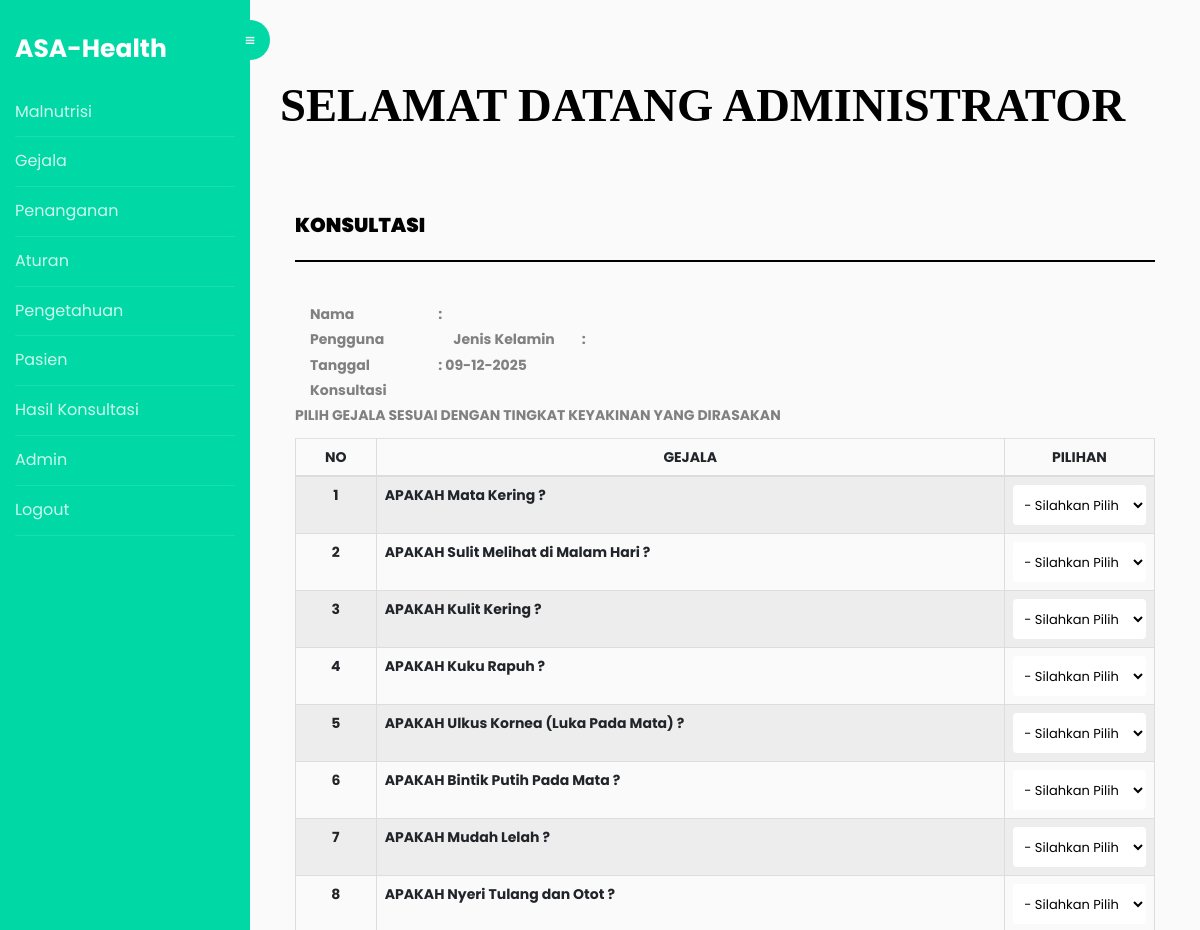
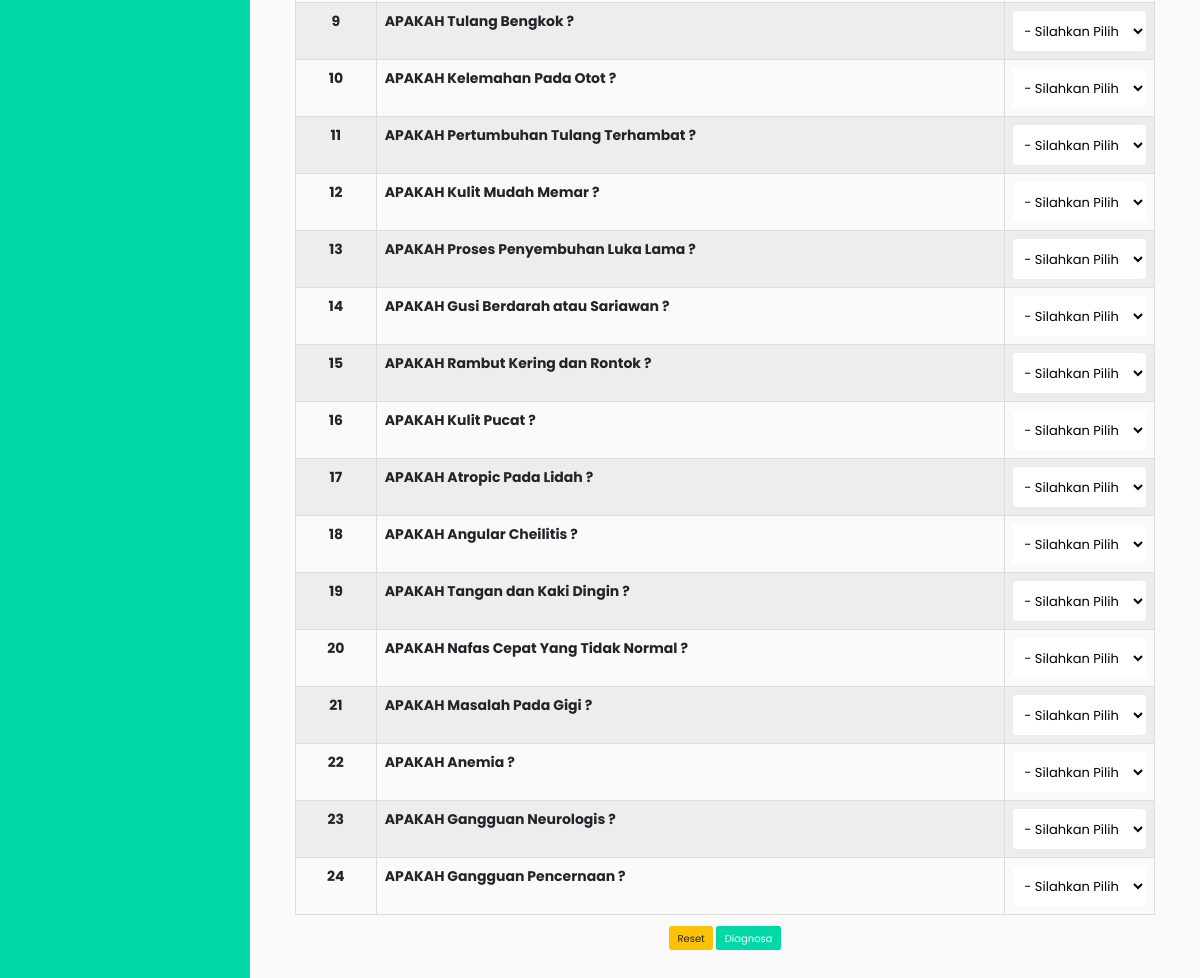
The page /home.php?page=diagnosa (signed in) on the database its author committed (2 pictures, top to bottom).
### tables this page shows
CREATE TABLE `gejala` (
  `id_gejala` int(11) NOT NULL,
  `kode` varchar(10) NOT NULL,
  `nama_gejala` varchar(100) NOT NULL
);

### diagnosa.php (the view, shortened to what this page needs)
	<div class="content-wrapper">
        <div class="container">
            <div class="row">
                <div class="col-md-12">
                    <h4 class="page-head-line">KONSULTASI</h4>
                </div>
            </div>
<?php
$list_gejala = '';
$no = 0;
$q = mysqli_query($koneksi, "select * from gejala order by kode");
if (mysqli_num_rows($q) > 0) {
	while ($h = mysqli_fetch_array($q)) {
        $id_gejala = $h['id_gejala'];
		?>
<?php
$no++;
	$list_gejala .= '
		  <tr>
			<td style="text-align:center;" width="30">' . $no . '</td>
			<td>APAKAH ' . $h['nama_gejala'] . ' ?</td>
           <td style="text-align:center;" width="30" valign="top" class="form-group" >
              <select name="gejala'.$id_gejala.'" class="form-control">
                <option>- Silahkan Pilih -</option>
                <option value="0">Tidak</option>
                <option value="0.2">Kurang Yakin</option>
                <option value="0.4">Sedikit Yakin</option>
                <option value="0.6">Cukup Yakin</option>
                <option value="0.8">Yakin</option>
                <option value="1">Sangat Yakin</option>
              </select>
              </td>
		  </tr>
		';
	}
}
?>
<form action="" name="" method="post" enctype="multipart/form-data">
<?php
$q = mysqli_query($koneksi, "SELECT * FROM pasien WHERE id_pasien='$_SESSION[iduser]'");
$h = mysqli_fetch_array($q);
;?>
<div class="col-md-2"><font>Nama Pengguna</font></div><font>: <?php echo "$h[nama]"; ?></font><br />
<div class="col-md-2">Jenis Kelamin		  </div>: <?php echo "$h[jk]"; ?> <br />
<div class="col-md-2">Tanggal Konsultasi  </div>: <?php echo date('d-m-Y');?><br /><br />
<p>PILIH GEJALA SESUAI DENGAN TINGKAT KEYAKINAN YANG DIRASAKAN</p>
<table class="table table-striped table-bordered table-hover">
	<thead>
	  <tr>
		<td style="text-align:center;" width="30">NO</td>
		<td style="text-align:center;" width="300">GEJALA</td>
		<td style="text-align:center;" width="30">PILIHAN</td>
	  </tr>
	</thead>
	<tbody>
		<?php echo $list_gejala;     ?>
	</tbody>
</table>
<center>
<button type="submit" name="reset" class="btn btn-warning"> Reset</button>
<button type="submit" name="submit" class="btn" style="background-color: #00D9A5;color: white;">Diagnosa</button>
</center>
</form>
</div>
</div>

### home.php (shortened to what this page needs)
<?php
include('koneksi.php');
if (empty($_SESSION['role'])){
    "<meta http-equiv='Refresh' Content='1; URL=home.php'>";
}
else{
    $role = $_SESSION['role'];
    $nama_lengkap = $_SESSION['nama'];
?>
<!DOCTYPE html>
<html xmlns="http://www.w3.org/1999/xhtml">
<head>
    <link href="assets/css/bootstrap.css" rel="stylesheet" />
    <link href="assets/css/font-awesome.css" rel="stylesheet" />
    <link href="assets/css/style.css" rel="stylesheet" />
	<link rel="stylesheet" href="https://stackpath.bootstrapcdn.com/font-awesome/4.7.0/css/font-awesome.min.css">
	<link rel="stylesheet" href="css/style.css">
</head>
<body>
<div class="wrapper d-flex align-items-stretch">
			<nav style="background-color: #00D9A5;" id="sidebar">
				<div class="custom-menu">
			<button style="background-color: #00D9A5; color: white;" type="button" id="sidebarCollapse" class="btn">
	          <i class="fa fa-bars"></i>
	        </button>
        </div>
				<div class="p-4 pt-5">
		  		<h1><a href="index.html" class="logo">ASA-Health</a></h1>
	        <ul class="list-unstyled components mb-5">
            <?php
                            if($role == 'admin'){
                            ?>
                                <li><a href="home.php?page=kerusakan">Malnutrisi</a></li>
                                <li><a href="home.php?page=gejala">Gejala</a></li>
                                <li><a href="home.php?page=penanganan">Penanganan</a></li>
                                <li><a href="home.php?page=rulepenanganan">Aturan</a></li>
                                <li><a href="home.php?page=nilaimbmd">Pengetahuan</a></li>
                                <li><a href="home.php?page=member">Pasien</a></li>
                                <li><a href="home.php?page=hasil_konsultasi">Hasil Konsultasi</a></li>
                                <li><a href="home.php?page=admin">Admin</a></li>
                                <li><a href="logout.php">Logout</a></li>
                            <?php
                            }
                            ?>
	        </ul>
	      </div>
    	</nav>
      <div id="content" class="p-4 p-md-5 pt-5">
      <div class="content-wrapper ">
        <div class="container">
            <div class="row">
                <h1 style="font-family:Vijaya; font-size: 35pt"><b>SELAMAT DATANG <?php echo strtoupper($nama_lengkap);?></h1>
            </div><br/>
        </div>
        <?php
        if (isset($_GET['page'])){
            $page = $_GET['page'];
            if($page == 'home'){
                include('home.php');
            }
            else if ($page == 'kerusakan'){
                include('admin/kerusakan.php');
            }
            else if ($page == 'tambahkerusakan'){
                include('admin/tambahkerusakan.php');
            }
            else if ($page == 'editkerusakan'){
                include('admin/editkerusakan.php');
            }
            else if ($page == 'deletekerusakan'){
                include('admin/deletekerusakan.php');
            }
            else if ($page == 'gejala'){
                include('admin/gejala.php');
            }
            else if ($page == 'tambahgejala'){
                include('admin/tambahgejala.php');
            }
            else if ($page == 'editgejala'){
                include('admin/editgejala.php');
            }
            else if ($page == 'deletegejala'){
                include('admin/deletegejala.php');
            }
            else if ($page == 'penanganan'){
                include('admin/penanganan.php');
            }
            else if ($page == 'tambahpenanganan'){
                include('admin/tambahpenanganan.php');
            }
            else if ($page == 'editpenanganan'){
                include('admin/editpenanganan.php');
            }
            else if ($page == 'deletepenanganan'){
                include('admin/deletepenanganan.php');
            }
            else if ($page == 'rulepenanganan'){
                include('admin/rulepenanganan.php');
            }
            else if ($page == 'tambahrulepenanganan'){
                include('admin/tambahrulepenanganan.php');
            }
            else if ($page == 'editrulepenanganan'){
                include('admin/editrulepenanganan.php');
            }
            else if ($page == 'deleterulepenanganan'){
                include('admin/deleterulepenanganan.php');
            }
            else if ($page == 'nilaimbmd'){
                include('admin/nilaimbmd.php');
            }
            else if ($page == 'tambahnilaimbmd'){
                include('admin/tambahnilaimbmd.php');
            }
            else if ($page == 'editnilaimbmd'){
                include('admin/editnilaimbmd.php');
            }
            else if ($page == 'deletenilaimbmd'){
                include('admin/deletenilaimbmd.php');
            }
            else if ($page == 'member'){
                include('admin/member.php');
            }
            else if ($page == 'hasil_konsultasi'){
                include('admin/hasil_konsultasi.php');
            }
            else if ($page == 'deletemember'){
                include('admin/deletemember.php');
            }
            else if ($page == 'admin'){
                include('admin/admin.php');
            }
            else if ($page == 'tambahadmin'){
                include('admin/tambahadmin.php');
            }
            else if ($page == 'deleteadmin'){
                include('admin/deleteadmin.php');
            }
        else if ($page == 'diagnosa'){
                include('diagnosa.php');
            }
        }
        else{
        ?>
    <?php
        }
    ?>
    </div>
    </div>
</div>
</body>
</html>
<?php
}
?>

### assets/css/style.css (style rules this page uses)
body { font-family: 'Roboto', sans-serif; line-height: 30px; }
.content-wrapper { margin-top: 40px; min-height: 343px; padding-bottom: 60px; }
.page-head-line { font-weight: 900; padding-bottom: 20px; border-bottom: 2px solid #000000; text-transform: uppercase; color: #000000; font-size: 20px; margin-bottom: 40px; }
.btn { border-radius: 0px; -webkit-border-radius: 0px; -moz-border-radius: 0px; }

### rows shown on the page
gejala: nama_gejala "Mata Kering", id_gejala "- Silahkan Pilih -"
gejala: nama_gejala "Sulit Melihat di Malam Hari", id_gejala "- Silahkan Pilih -"
gejala: nama_gejala "Kulit Kering", id_gejala "- Silahkan Pilih -"
gejala: nama_gejala "Kuku Rapuh", id_gejala "- Silahkan Pilih -"
gejala: nama_gejala "Ulkus Kornea (Luka Pada Mata)", id_gejala "- Silahkan Pilih -"
gejala: nama_gejala "Bintik Putih Pada Mata", id_gejala "- Silahkan Pilih -"
gejala: nama_gejala "Mudah Lelah", id_gejala "- Silahkan Pilih -"
gejala: nama_gejala "Nyeri Tulang dan Otot", id_gejala "- Silahkan Pilih -"
gejala: nama_gejala "Tulang Bengkok", id_gejala "- Silahkan Pilih -"
gejala: nama_gejala "Kelemahan Pada Otot", id_gejala "- Silahkan Pilih -"
gejala: nama_gejala "Pertumbuhan Tulang Terhambat", id_gejala "- Silahkan Pilih -"
gejala: nama_gejala "Kulit Mudah Memar", id_gejala "- Silahkan Pilih -"
gejala: nama_gejala "Proses Penyembuhan Luka Lama", id_gejala "- Silahkan Pilih -"
gejala: nama_gejala "Gusi Berdarah atau Sariawan", id_gejala "- Silahkan Pilih -"
gejala: nama_gejala "Rambut Kering dan Rontok", id_gejala "- Silahkan Pilih -"
gejala: nama_gejala "Kulit Pucat", id_gejala "- Silahkan Pilih -"
gejala: nama_gejala "Atropic Pada Lidah", id_gejala "- Silahkan Pilih -"
gejala: nama_gejala "Angular Cheilitis", id_gejala "- Silahkan Pilih -"
gejala: nama_gejala "Tangan dan Kaki Dingin", id_gejala "- Silahkan Pilih -"
gejala: nama_gejala "Nafas Cepat Yang Tidak Normal", id_gejala "- Silahkan Pilih -"
gejala: nama_gejala "Masalah Pada Gigi", id_gejala "- Silahkan Pilih -"
gejala: nama_gejala "Anemia", id_gejala "- Silahkan Pilih -"
gejala: nama_gejala "Gangguan Neurologis", id_gejala "- Silahkan Pilih -"
gejala: nama_gejala "Gangguan Pencernaan", id_gejala "- Silahkan Pilih -"

### other values the page prints
$nama_lengkap "ADMINISTRATOR"
